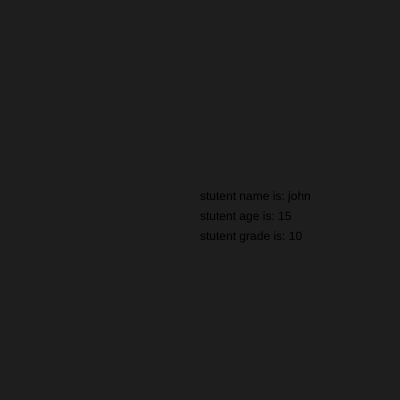
Frame 1 (no input)
Frame 60 (no input): identical to frame 1, image omitted
Frame 120 (the mouse pressed at the canvas centre since frame 60): identical to frame 1, image omitted

The p5.js sketch that drew this single still picture (run headless with seeded random() and noise() and a simulated clock; from frame 60 on, the mouse is pressed at the canvas centre):

// p5.js sketch
// ── sketch.js
var student1
function setup() {
  createCanvas(400,400);





  student1= new Student("john",15,10)
}

function draw() 
{
  background(30);

student1.display();
}
// ── student.js

class Student
{
   constructor(a,b,c){
    
    
    this.name=a

    this.age=b

    this.grade=c

   }

   display(){

    text("stutent name is: "+this.name,200,200)
    text("stutent age is: "+this.age,200,220)
    text("stutent grade is: "+this.grade,200,240)



   }
}
